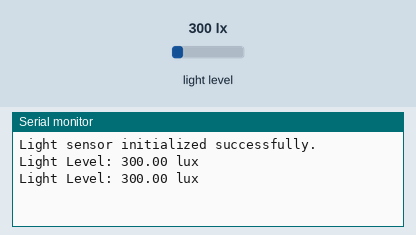
Simulated run of this sketch. Board: Arduino Uno, built with avr-gcc and run on an emulated ATmega328P. On the bench: the last lines printed to the serial monitor. The test bench sets the inputs (shaded band); at power-on: light level 300 lx.

Above: at 1.8 s.
1.9 s: light level set to 40 lx
At 2.8 s:
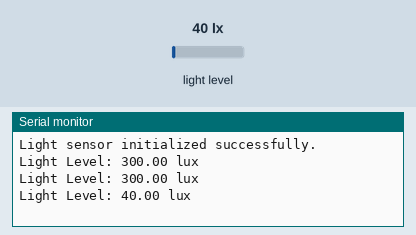
3.4 s: light level set to 500 lx
At 4.5 s:
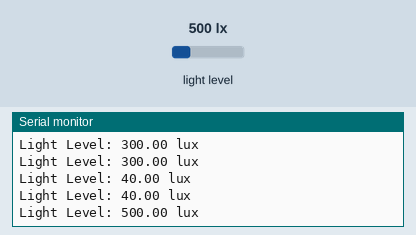
Timing chart, 0 to 6.4 s (numbered marks = the images above; inputs shaded):
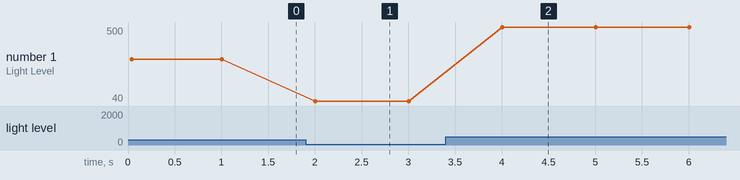

The sketch:

light_sensor.ino
```cpp
#include <Wire.h>
#include <BH1750.h>

#define LIGHT_SENSOR_ADDRESS 0x23  // BH1750 default I2C address

// Create a BH1750 object
BH1750 lightMeter(LIGHT_SENSOR_ADDRESS);

// Function to initialize the light sensor with retry logic
bool initializeLightSensor() {
  int attempts = 3;
  while (attempts > 0) {
    if (lightMeter.begin()) {
      return true;  // Sensor initialized successfully
    }
    attempts--;
    Serial.println("Light sensor initialization failed. Retrying...");
    delay(500);  // Wait before retrying
  }
  return false;  // Sensor failed to initialize after 3 attempts
}

void setup() {
  // Start the serial communication
  Serial.begin(9600);
  // Initialize the I2C communication
  Wire.begin();

  // Attempt to initialize the light sensor
  if (initializeLightSensor()) {
    Serial.println("Light sensor initialized successfully.");

    // Set the sensor to continuous high-resolution mode (you can change this to suit your needs)
    lightMeter.configure(BH1750::CONTINUOUS_HIGH_RES_MODE);
  } else {
    Serial.println("Light sensor initialization failed after 3 attempts.");
  }
}

void loop() {
  // Read the light level in lux
  float lux = lightMeter.readLightLevel();

  // Check if the reading is valid
  if (lux < 0) {
    Serial.println("Error: Invalid light sensor reading.");
  } else {
    // Print the light level in lux
    Serial.print("Light Level: ");
    Serial.print(lux);
    Serial.println(" lux");
  }

  // Wait 1 second before taking the next reading
  delay(1000);
}
```

Measured:
- after the input at 1.9 s, the serial monitor: prints a new line after 0.10 s (image 1)
- after the input at 3.4 s, the serial monitor: prints a new line after 0.61 s (image 2)
- plotted number 1: 300 → 40 after the input at 1.9 s, 40 → 500 after the input at 3.4 s
